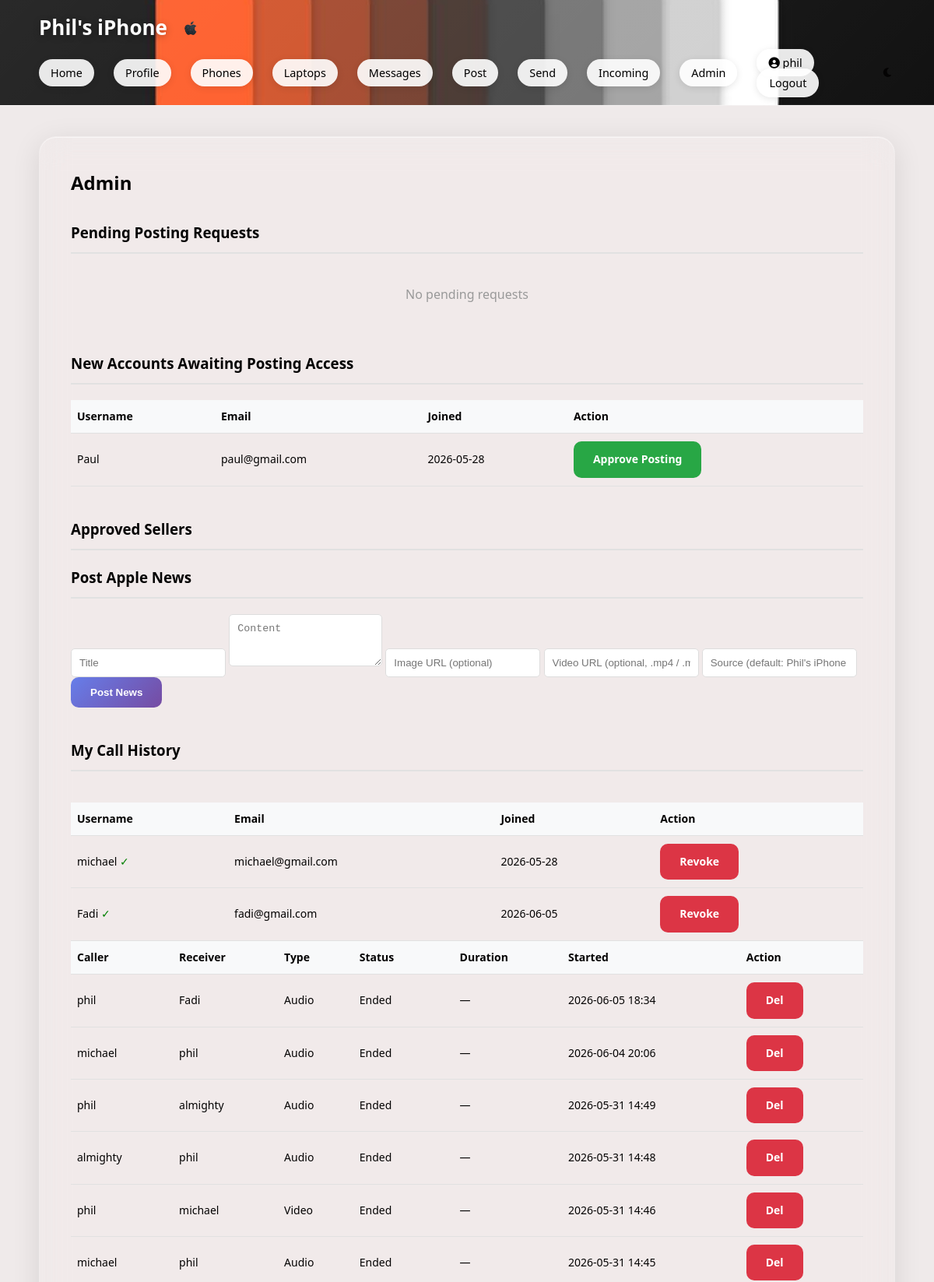
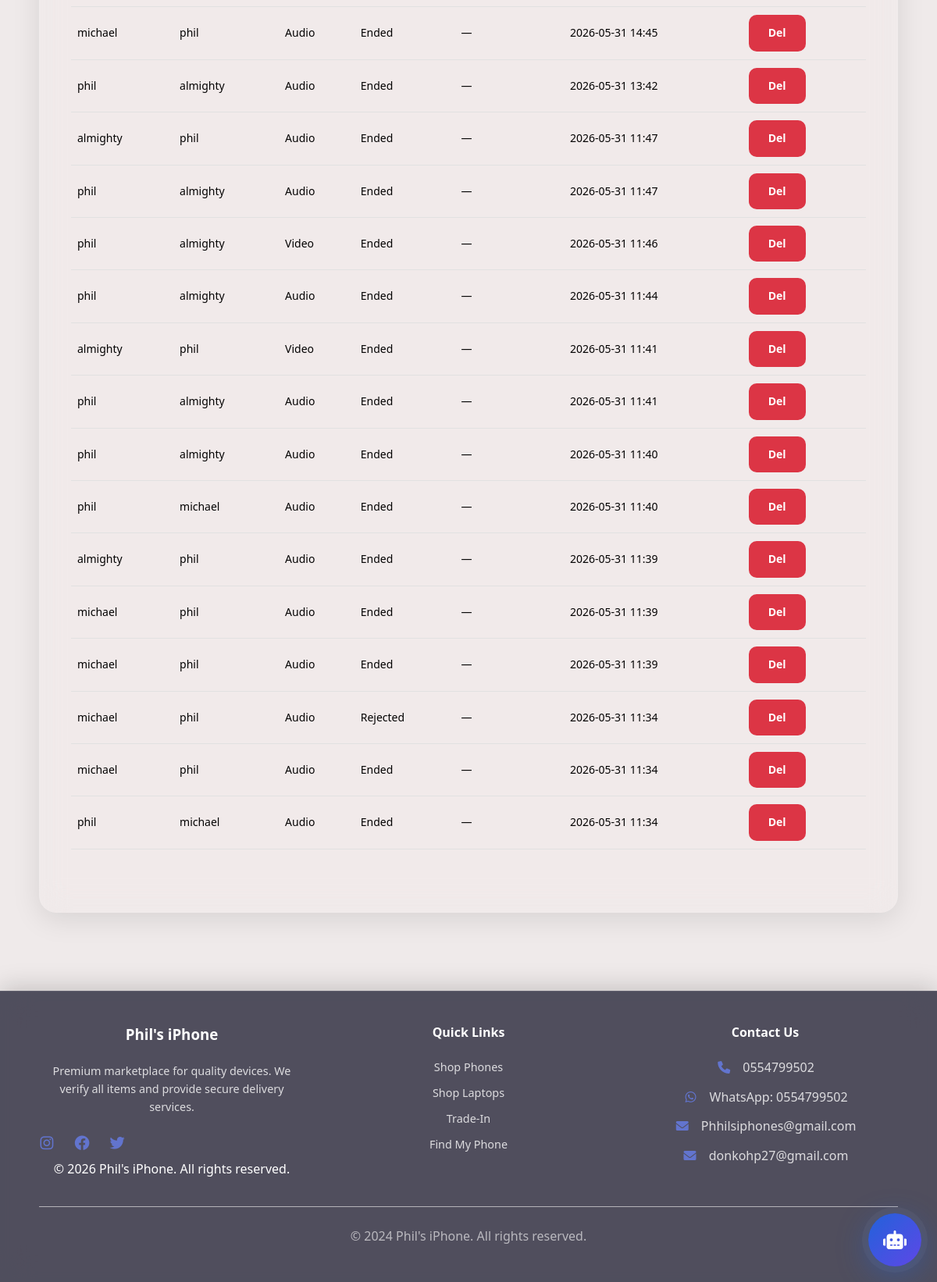
The app's page /admin_panel (signed in) with its own data (2 pictures, top to bottom).
### backend/app.py (models this page shows)
class User(db.Model):
    id = db.Column(db.Integer, primary_key=True)
    username = db.Column(db.String(80), unique=True, nullable=False)
    email = db.Column(db.String(120), unique=True, nullable=False)
    password_hash = db.Column(db.String(200), nullable=False)
    is_admin = db.Column(db.Boolean, default=False)
    can_post = db.Column(db.Boolean, default=False)
    is_rider = db.Column(db.Boolean, default=False)
    is_almighty = db.Column(db.Boolean, default=False)
    is_online = db.Column(db.Boolean, default=False)
    created_at = db.Column(db.DateTime, default=lambda: datetime.now(UTC))
    last_lat = db.Column(db.Float, nullable=True)
    last_lon = db.Column(db.Float, nullable=True)
    last_seen = db.Column(db.DateTime, nullable=True)

class CallLog(db.Model):
    id = db.Column(db.Integer, primary_key=True)
    caller_id = db.Column(db.Integer, db.ForeignKey('user.id'), nullable=False)
    receiver_id = db.Column(db.Integer, db.ForeignKey('user.id'), nullable=False)
    call_type = db.Column(db.String(10), nullable=False)  # 'audio' or 'video'
    status = db.Column(db.String(20), nullable=False)     # 'missed' | 'answered' | 'rejected'
    duration_seconds = db.Column(db.Integer, nullable=True)
    started_at = db.Column(db.DateTime, default=lambda: datetime.now(UTC))
    ended_at = db.Column(db.DateTime, nullable=True)
    caller = db.relationship('User', foreign_keys=[caller_id], backref='outgoing_calls', lazy=True)
    receiver = db.relationship('User', foreign_keys=[receiver_id], backref='incoming_calls', lazy=True)

### backend/app.py (the view)
@app.route('/admin_panel')
def admin_panel():
    if not session.get('is_admin'):
        return redirect(url_for('index'))
    if session.get('is_almighty'):
        return redirect(url_for('almighty_panel'))
    pending_requests = Request.query.filter_by(status='pending').all()
    pending_users   = User.query.filter_by(can_post=False, is_admin=False).all()
    approved_users  = User.query.filter_by(can_post=True, is_admin=False).all()
    all_users       = User.query.filter(User.id != session['user_id']).all()
    my_call_logs    = CallLog.query.filter(
        (CallLog.caller_id == session['user_id']) |
        (CallLog.receiver_id == session['user_id'])
    ).order_by(CallLog.started_at.desc()).limit(50).all()
    return render_template('admin_panel.html',
                           requests=pending_requests,
                           pending_users=pending_users,
                           approved_users=approved_users,
                           all_users=all_users,
                           my_call_logs=my_call_logs)

### backend/app.py (called while the page is built)
@app.before_request
def refresh_user_session_flags():
    if 'user_id' in session:
        user = db.session.get(User, session['user_id'])
        if user:
            session['can_post'] = user.can_post
            session['is_admin'] = user.is_admin
            session['is_rider'] = user.is_rider
            session['is_almighty'] = user.is_almighty
            session['role'] = 'Rider' if user.is_rider else 'Customer'

### templates/admin_panel.html (shortened to what this page needs)
{% extends "base.html" %}
{% block content %}
<div class="container">
    <div class="admin-panel">
        <h2>Admin</h2>
        <div class="admin-section">
            <h3>Pending Posting Requests</h3>
            {% if requests %}
            <table class="admin-table">
                <thead>
                    <tr>
                        <th>Username</th>
                        <th>Requested</th>
                        <th>Action</th>
                    </tr>
                </thead>
                <tbody>
                    {% for req in requests %}
                    <tr>
                        <td>{{ req.user.username }}</td>
                        <td>{{ req.created_at.strftime('%Y-%m-%d %H:%M') }}</td>
                        <td>
                            <a href="{{ url_for('approve_request', request_id=req.id) }}" class="btn btn-success">Approve</a>
                        </td>
                    </tr>
                    {% endfor %}
                </tbody>
            </table>
            {% else %}
            <p class="no-data">No pending requests</p>
            {% endif %}
        </div>
        <div class="admin-section">
            <h3>New Accounts Awaiting Posting Access</h3>
            {% if pending_users %}
            <table class="admin-table">
                <thead>
                    <tr>
                        <th>Username</th>
                        <th>Email</th>
                        <th>Joined</th>
                        <th>Action</th>
                    </tr>
                </thead>
                <tbody>
                    {% for user in pending_users %}
                    <tr>
                        <td>{{ user.username }}</td>
                        <td>{{ user.email }}</td>
                        <td>{{ user.created_at.strftime('%Y-%m-%d') }}</td>
                        <td>
                            <a href="{{ url_for('approve_user', user_id=user.id) }}" class="btn btn-success">Approve Posting</a>
                        </td>
                    </tr>
                    {% endfor %}
                </tbody>
            </table>
            {% else %}
            <p class="no-data">No new accounts awaiting posting access.</p>
            {% endif %}
        </div>
        <div class="admin-section">
            <h3>Approved Sellers</h3>
            {% if approved_users %}
            <table class="admin-table">
                <thead>
                    <tr>
                        <th>Username</th>
                        <th>Email</th>
                        <th>Joined</th>
                        <th>Action</th>
                    </tr>
                </thead>
                <tbody>
                    {% for user in approved_users %}
                    <tr>
                        <td>{{ user.username }} {% if user.can_post %}<span style="color: green;">✓</span>{% endif %}</td>
                        <td>{{ user.email }}</td>
                        <td>{{ user.created_at.strftime('%Y-%m-%d') }}</td>
                        <td>
                            {% if user.can_post %}
                            <a href="{{ url_for('revoke_user', user_id=user.id) }}" class="btn btn-danger">Revoke</a>
                            {% else %}
                            <a href="{{ url_for('approve_user', user_id=user.id) }}" class="btn btn-success">Approve</a>
                            {% endif %}
                        </td>
                    </tr>
                    {% endfor %}
            {% else %}
            <p class="no-data">No approved sellers yet</p>
            {% endif %}
        </div>
        <div class="admin-section">
            <h3>Post Apple News</h3>
            <form id="newsForm" style="display: flex; flex-direction: column; gap: 10px; max-width: 500px;">
                <input type="text" id="newsTitle" placeholder="Title" required style="padding: 10px; border-radius: 5px; border: 1px solid #ddd;">
                <textarea id="newsContent" placeholder="Content" rows="3" required style="padding: 10px; border-radius: 5px; border: 1px solid #ddd;"></textarea>
                <input type="text" id="newsImageUrl" placeholder="Image URL (optional)" style="padding: 10px; border-radius: 5px; border: 1px solid #ddd;">
                <input type="text" id="newsVideoUrl" placeholder="Video URL (optional, .mp4 / .mov / .m3u8)" style="padding: 10px; border-radius: 5px; border: 1px solid #ddd;">
                <input type="text" id="newsSource" placeholder="Source (default: Phil's iPhone News)" style="padding: 10px; border-radius: 5px; border: 1px solid #ddd;">
                <button type="submit" class="btn btn-primary">Post News</button>
            </form>
        </div>
        <div class="admin-section">
            <h3>My Call History</h3>
            {% if my_call_logs %}
            <table class="admin-table">
                <thead>
                    <tr>
                        <th>Caller</th>
                        <th>Receiver</th>
                        <th>Type</th>
                        <th>Status</th>
                        <th>Duration</th>
                        <th>Started</th>
                        <th>Action</th>
                    </tr>
                </thead>
                <tbody>
                    {% for call in my_call_logs %}
                    <tr>
                        <td>{{ call.caller.username if call.caller else '—' }}</td>
                        <td>{{ call.receiver.username if call.receiver else '—' }}</td>
                        <td>{{ call.call_type|capitalize }}</td>
                        <td>{{ call.status|capitalize }}</td>
                        <td>{% if call.duration_seconds %}{{ call.duration_seconds }}s{% else %}—{% endif %}</td>
                        <td>{{ call.started_at.strftime('%Y-%m-%d %H:%M') if call.started_at else '—' }}</td>
                        <td>
                            <a href="{{ url_for('admin_delete_call', call_id=call.id) }}" class="btn btn-danger btn-sm" onclick="return confirm('Delete call log #{{ call.id }}?');">Del</a>
                        </td>
                    </tr>
                    {% endfor %}
                </tbody>
            </table>
            {% else %}
            <p class="no-data">No calls recorded yet</p>
            {% endif %}
        </div>
    </div>
</div>
{% endblock %}

### templates/base.html (shortened to what this page needs)
 <!DOCTYPE html>
<html lang="en">
<head>
    <link rel="stylesheet" href="{{ url_for('static', filename='css/style.css') }}">
    <link rel="stylesheet" href="https://cdnjs.cloudflare.com/ajax/libs/font-awesome/6.0.0/css/all.min.css">
</head>
<body data-user-id="{{ session.get('user_id', '') }}">
    <nav class="navbar">
        <div class="container">
            <div class="navbar-left">
<div class="nav-brand">
                    <a href="{{ url_for('splash') }}">Phil's iPhone
                        <img src="{{ url_for('static', filename='images/logo1.png') }}" alt="Logo" style="height: 40px; vertical-align: middle; margin-left: 10px;">
                    </a>
                </div>
            </div>
            <ul class="nav-menu">
                <li><a href="{{ url_for('index') }}">Home</a></li>
                <li><a href="{{ url_for('profile') }}">Profile</a></li>
                <li><a href="{{ url_for('index') }}?category=phones">Phones</a></li>
                <li><a href="{{ url_for('index') }}?category=laptops">Laptops</a></li>
                {% if session.get('user_id') %}
                    <li><a href="{{ url_for('messages') }}" id="messages-nav-link">Messages <span id="messages-nav-count" style="display:none; color:#ff3b30; font-weight:700;">0</span></a></li>
                    {% if session.get('can_post') or session.get('is_admin') %}
                        <li><a href="{{ url_for('post_item') }}">Post</a></li>
                    {% endif %}
                    <li><a href="{{ url_for('delivery_sender') }}">Send</a></li>
                    <li><a href="{{ url_for('delivery_recipient') }}">Incoming</a></li>
                    {% if session.get('is_admin') %}
                        <li><a href="{{ url_for('admin_panel') }}">Admin</a></li>
                    {% endif %}
                    <li class="user-menu">
                        <a href="#" class="user-dropdown-toggle">
                            <i class="fas fa-user-circle"></i> {{ session.get('username', 'User') }}
                        </a>
                        <div class="dropdown">
                            <a href="{{ url_for('logout') }}" class="logout-btn">Logout</a>
                        </div>
                    </li>
                {% else %}
                    <li><a href="{{ url_for('login') }}">Login</a></li>
                    <li><a href="{{ url_for('register') }}">Register</a></li>
                {% endif %}
            </ul>
            <div class="navbar-right">
                <button id="theme-toggle-btn" class="theme-toggle" aria-label="Toggle theme" title="Toggle dark/light mode">
                </button>
            </div>
        </div>
    </nav>
    <main class="main-content">
        {% block content %}{% endblock %}
    </main>
    <footer class="footer">
        <div class="container">
            <div class="footer-grid" style="display: grid; grid-template-columns: repeat(auto-fit, minmax(200px, 1fr)); gap: 40px; margin-bottom: 30px;">
                <div class="footer-col">
                    <h3 style="color: white; margin-bottom: 20px;">Phil's iPhone</h3>
                    <p style="opacity: 0.8; font-size: 0.9rem; line-height: 1.6;">Premium marketplace for quality devices. We verify all items and provide secure delivery services.</p>
                    <div class="social-links" style="display: flex; gap: 15px; margin-top: 20px;">
                        <a href="#" style="color: white; font-size: 1.2rem; opacity: 0.8; transition: 0.3s;"><i class="fab fa-instagram"></i></a>
                        <a href="#" style="color: white; font-size: 1.2rem; opacity: 0.8; transition: 0.3s;"><i class="fab fa-facebook"></i></a>
                        <a href="#" style="color: white; font-size: 1.2rem; opacity: 0.8; transition: 0.3s;"><i class="fab fa-twitter"></i></a>
                    </div>
                    <p>&copy; 2026 Phil's iPhone. All rights reserved.</p>
                </div>
                <div class="footer-col">
                    <h4 style="color: white; margin-bottom: 20px;">Quick Links</h4>
                    <ul style="list-style: none; padding: 0; opacity: 0.8; font-size: 0.9rem;">
                        <li style="margin-bottom: 10px;"><a href="{{ url_for('index') }}" style="color: white; text-decoration: none;">Shop Phones</a></li>
                        <li style="margin-bottom: 10px;"><a href="{{ url_for('index') }}?category=laptops" style="color: white; text-decoration: none;">Shop Laptops</a></li>
                        <li style="margin-bottom: 10px;"><a href="{{ url_for('trade_in') }}" style="color: white; text-decoration: none;">Trade-In</a></li>
                        <li style="margin-bottom: 10px;"><a href="{{ url_for('find_my_phone') }}" style="color: white; text-decoration: none;">Find My Phone</a></li>
                    </ul>
                </div>
                <div class="footer-col">
                    <h4 style="color: white; margin-bottom: 20px;">Contact Us</h4>
                    <div style="opacity: 0.8; font-size: 0.9rem;">
                        <p style="margin-bottom: 12px;"><i class="fas fa-phone" style="width: 20px;"></i> 0554799502</p>
                        <p style="margin-bottom: 12px;"><i class="fab fa-whatsapp" style="width: 20px;"></i> WhatsApp: 0554799502</p>
                        <p style="margin-bottom: 12px;"><i class="fas fa-envelope" style="width: 20px;"></i> Phhilsiphones@gmail.com</p>
                        <p style="margin-bottom: 12px;"><i class="fas fa-envelope" style="width: 20px;"></i> donkohp27@gmail.com</p>
                    </div>
                </div>
            </div>
            <div style="padding-top: 20px; border-top: 1px solid rgb(248, 246, 246); text-align: center; font-size: 0.85rem; opacity: 0.6;">
                <p>&copy; 2024 Phil's iPhone. All rights reserved.</p>
            </div>
        </div>
    </footer>
</body>
</html>

### records on screen
User: get "phil"
User: username "Paul", email "paul@gmail.com", created_at "2026-05-28"
User: username "michael", email "michael@gmail.com", created_at "2026-05-28"
User: username "Fadi", email "fadi@gmail.com", created_at "2026-06-05"
CallLog: caller "phil", receiver "Fadi", call_type "Audio", status "Ended", started_at "2026-06-05 18:34"
CallLog: caller "michael", receiver "phil", call_type "Audio", status "Ended", started_at "2026-06-04 20:06"
CallLog: caller "phil", receiver "almighty", call_type "Audio", status "Ended", started_at "2026-05-31 14:49"
CallLog: caller "almighty", receiver "phil", call_type "Audio", status "Ended", started_at "2026-05-31 14:48"
CallLog: caller "phil", receiver "michael", call_type "Video", status "Ended", started_at "2026-05-31 14:46"
CallLog: caller "michael", receiver "phil", call_type "Audio", status "Ended", started_at "2026-05-31 14:45"
CallLog: caller "michael", receiver "phil", call_type "Audio", status "Ended", started_at "2026-05-31 14:45"
CallLog: caller "phil", receiver "almighty", call_type "Audio", status "Ended", started_at "2026-05-31 13:42"
CallLog: caller "almighty", receiver "phil", call_type "Audio", status "Ended", started_at "2026-05-31 11:47"
CallLog: caller "phil", receiver "almighty", call_type "Audio", status "Ended", started_at "2026-05-31 11:47"
CallLog: caller "phil", receiver "almighty", call_type "Video", status "Ended", started_at "2026-05-31 11:46"
CallLog: caller "phil", receiver "almighty", call_type "Audio", status "Ended", started_at "2026-05-31 11:44"
CallLog: caller "almighty", receiver "phil", call_type "Video", status "Ended", started_at "2026-05-31 11:41"
CallLog: caller "phil", receiver "almighty", call_type "Audio", status "Ended", started_at "2026-05-31 11:41"
CallLog: caller "phil", receiver "almighty", call_type "Audio", status "Ended", started_at "2026-05-31 11:40"
CallLog: caller "phil", receiver "michael", call_type "Audio", status "Ended", started_at "2026-05-31 11:40"
CallLog: caller "almighty", receiver "phil", call_type "Audio", status "Ended", started_at "2026-05-31 11:39"
CallLog: caller "michael", receiver "phil", call_type "Audio", status "Ended", started_at "2026-05-31 11:39"
CallLog: caller "michael", receiver "phil", call_type "Audio", status "Ended", started_at "2026-05-31 11:39"
CallLog: caller "michael", receiver "phil", call_type "Audio", status "Rejected", started_at "2026-05-31 11:34"
CallLog: caller "michael", receiver "phil", call_type "Audio", status "Ended", started_at "2026-05-31 11:34"
CallLog: caller "phil", receiver "michael", call_type "Audio", status "Ended", started_at "2026-05-31 11:34"
